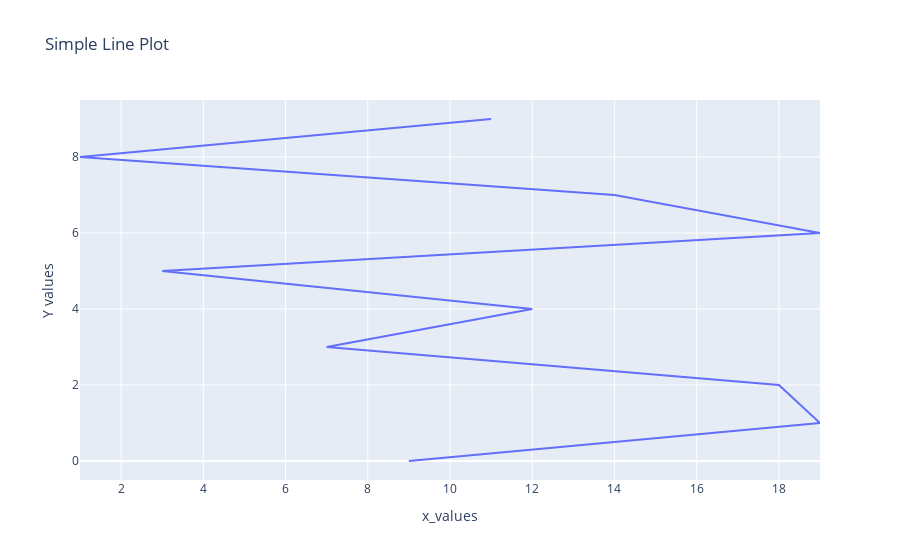

The notebook cell saved with this chart:
### Code cell
x=np.random.randint(1,10,10)
y=np.random.randint(1,20,10)
fig=px.line(x,y,title="Simple Line Plot")

fig.update_layout(
    xaxis_title="x_values",
    yaxis_title="Y values"
)
fig.show()

### Figure 1 — Plotly figure (JSON) as saved in the notebook; plotly's stock layout.template omitted (floating-point values rounded to 4 significant figures)
{"data": [{"hovertemplate": "x=%{x}<br>index=%{y}<extra></extra>", "legendgroup": "", "line": {"color": "#636efa", "dash": "solid"}, "marker": {"symbol": "circle"}, "mode": "lines", "name": "", "orientation": "h", "showlegend": false, "type": "scatter", "x": [9, 19, 18, 7, 12, 3, 19, 14, 1, 11], "xaxis": "x", "y": [0, 1, 2, 3, 4, 5, 6, 7, 8, 9], "yaxis": "y"}], "layout": {"legend": {"tracegroupgap": 0}, "title": {"text": "Simple Line Plot"}, "xaxis": {"anchor": "y", "domain": [0, 1], "title": {"text": "x_values"}}, "yaxis": {"anchor": "x", "domain": [0, 1], "title": {"text": "Y values"}}}}
